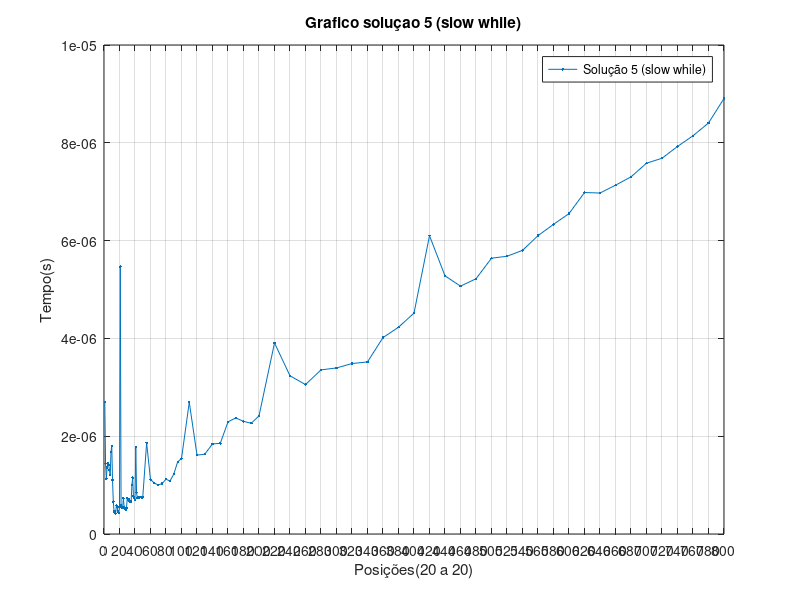

Write MATLAB code to recreate this figure.

Dados_solve_5=load("ficheiro_solve_tomas.txt");
Tempos_5 = Dados_solve_5(:,4);
Posicoes_5 = Dados_solve_5(:,1);

plot(Posicoes_5,Tempos_5,'.-')

xlabel('Posições(20 a 20)')
ylabel('Tempo(s)')
xticks(0:20:800)
grid on
legend('Solução 5 (slow while)')
title('Grafico soluçao 5 (slow while)')